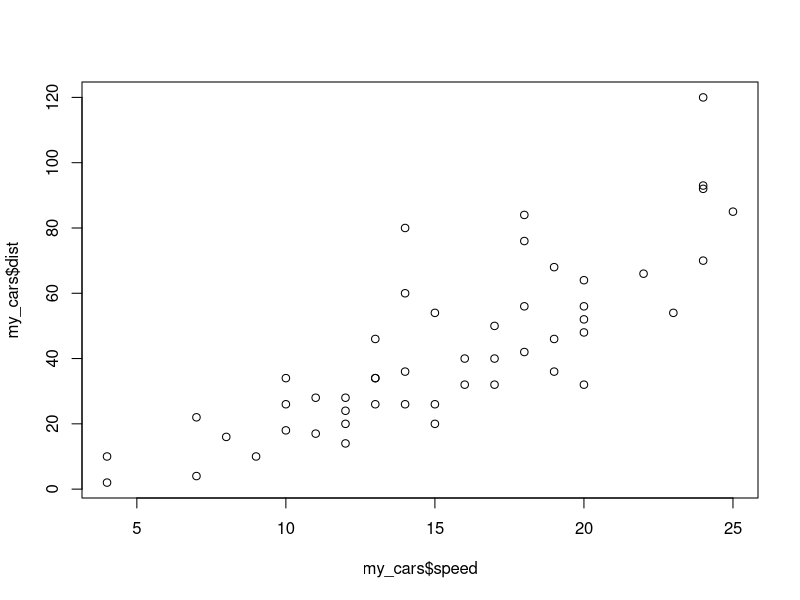
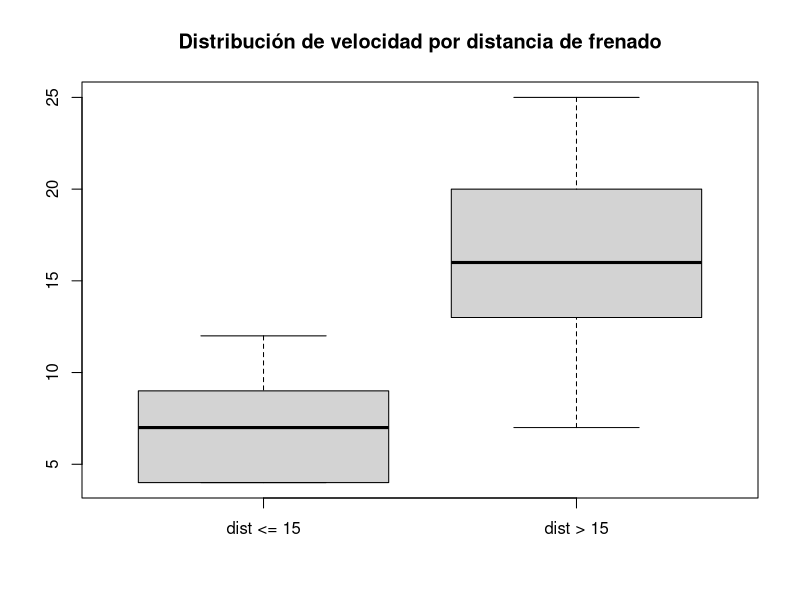

R code for these plots, in order: (Note: this script raises an error after producing the figures.)
### Clase 5 – Exploración de datos, carga de CSV y valores ausentes ###
# Objetivo: aprender a cargar, explorar y filtrar datos tabulares en R,
#           trabajar con archivos CSV, y manejar valores ausentes.
#
# Instrucciones:
# - Antes de ejecutar cada línea, prediga el resultado.
# - Añada notas propias usando el símbolo #.
# - Para ejecutar la línea donde está el cursor, use Ctrl+Enter.
# - Si encuentra un error, trate de entender su causa antes de corregirlo.


rm(list = ls())


### Sección 1 – Exploración del dataset cars ###

?cars

my_cars <- cars


head(my_cars)


summary(my_cars)


# Ejercicio: seleccione la primera columna de my_cars.


# Ejercicio: seleccione la primera y tercera hilera de my_cars.


# Ejercicio: seleccione la columna "dist" de my_cars sin usar corchetes.


plot(my_cars$speed, my_cars$dist)


mean(my_cars$speed)


my_cars$dist < 20


# Ejercicio: seleccione los valores de velocidad (speed) de los coches cuya
# distancia de frenado sea menor o igual a 20.


### Sección 2 – Visualización con boxplot ###

boxplot(
  my_cars$speed[my_cars$dist <= 15],  # coches con frenado corto
  my_cars$speed[my_cars$dist > 15],   # coches con frenado largo
  main  = "Distribución de velocidad por distancia de frenado",
  names = c("dist <= 15", "dist > 15"))


?boxplot


# Ejercicio: produzca el mismo boxplot pero cambie los colores a rojo y azul.


### Sección 3 – Directorio de trabajo y lectura de CSV ###

?rm


# Ejercicio: borre todos los objetos de la memoria.


getwd()


?setwd


# Ejercicio: establezca el directorio de trabajo donde tenga los archivos de la clase.


?dir


dir()


# Ejercicio: lea el archivo "tree.csv" y guárdelo como "my_tree_data".
# Si hay problemas al cargarlo, corríjalos y vuelva a intentarlo.


### Sección 4 – Exploración de my_tree_data ###

head(my_tree_data)


dim(my_tree_data)


summary(my_tree_data)


# Ejercicio: seleccione la columna "Volume" de "my_tree_data".


# Ejercicio: calcule el promedio de la columna Volume.
# Si el resultado es NA, corrija el archivo original y vuélvalo a cargar.


# Ejercicio: seleccione los valores de Height correspondientes a árboles
# con Girth mayor a 13.


# Ejercicio: haga un boxplot de Height para árboles con Girth menor a 13.


# Ejercicio: grafique Girth contra Height.


# Ejercicio: elimine my_tree_data de la memoria.


### Sección 5 – Carga de tooth.csv y operadores lógicos ###

?read.csv


# Ejercicio: lea el archivo "tooth.csv" y guárdelo como "my_tooth_data".
# Si hay problemas, corrija los argumentos de read.csv.


head(my_tooth_data)


# Si el siguiente resultado no es 18.81333, el archivo no se cargó
# correctamente; revise los argumentos de read.csv.
mean(my_tooth_data$len)


# Ejercicio: seleccione los valores de "len" donde "supp" sea "VC" (vitamina C).


# Ejercicio: seleccione los valores de "len" donde "dose" sea 0.5.


# El operador & (AND) devuelve TRUE solo cuando ambos operandos son TRUE:
T & F   # FALSE


# Ejercicio: seleccione los valores de "len" donde "supp" sea "VC" y
# "dose" sea 0.5 simultáneamente.


rm(my_tooth_data)


### Sección 6 – Crear y cargar un archivo CSV propio ###

# Ejercicio: abra un editor de texto básico (gedit, pluma, Notepad, TextEdit...).
# No use Word ni LibreOffice Writer.
# Genere manualmente un archivo CSV con datos que usted invente,
# cárguelo en R y asígnelo a un objeto.
# Explore los datos y luego elimínelos de la memoria.


### Sección 7 – Dataset palmerpenguins y valores ausentes ###

# Ejercicio: abra palmerpenguins.xlsx con Excel o LibreOffice,
# expórtelo como CSV y ábralo con un editor de texto básico para revisarlo.
# Cargue el archivo en R y asígnelo a un objeto con el nombre que elija.


# Ejercicio: ejecute head(), summary() y dim() sobre ese objeto.


# Distintas formas de expresar el operador AND lógico:
TRUE & TRUE   # TRUE: ambas condiciones son verdaderas
T & T         # TRUE: T es abreviatura de TRUE
T & F         # FALSE: una condición es falsa


# Ejercicio: seleccione las hileras de pingüinos de la isla "Torgersen",
# todas las columnas.


# Ejercicio: seleccione las hileras de pingüinos de la isla "Torgersen"
# y del año 2007, todas las columnas.


# NA representa un dato faltante; is.na() devuelve TRUE donde hay un NA.
test_data <- c(1, 2, NA, 4)


test_data


is.na(test_data)


!is.na(test_data)   # el operador ! niega el resultado


# Ejercicio: aplique is.na() a la columna "bill_length_mm".


# Ejercicio: seleccione todas las hileras donde "bill_length_mm" no sea NA,
# todas las columnas.
